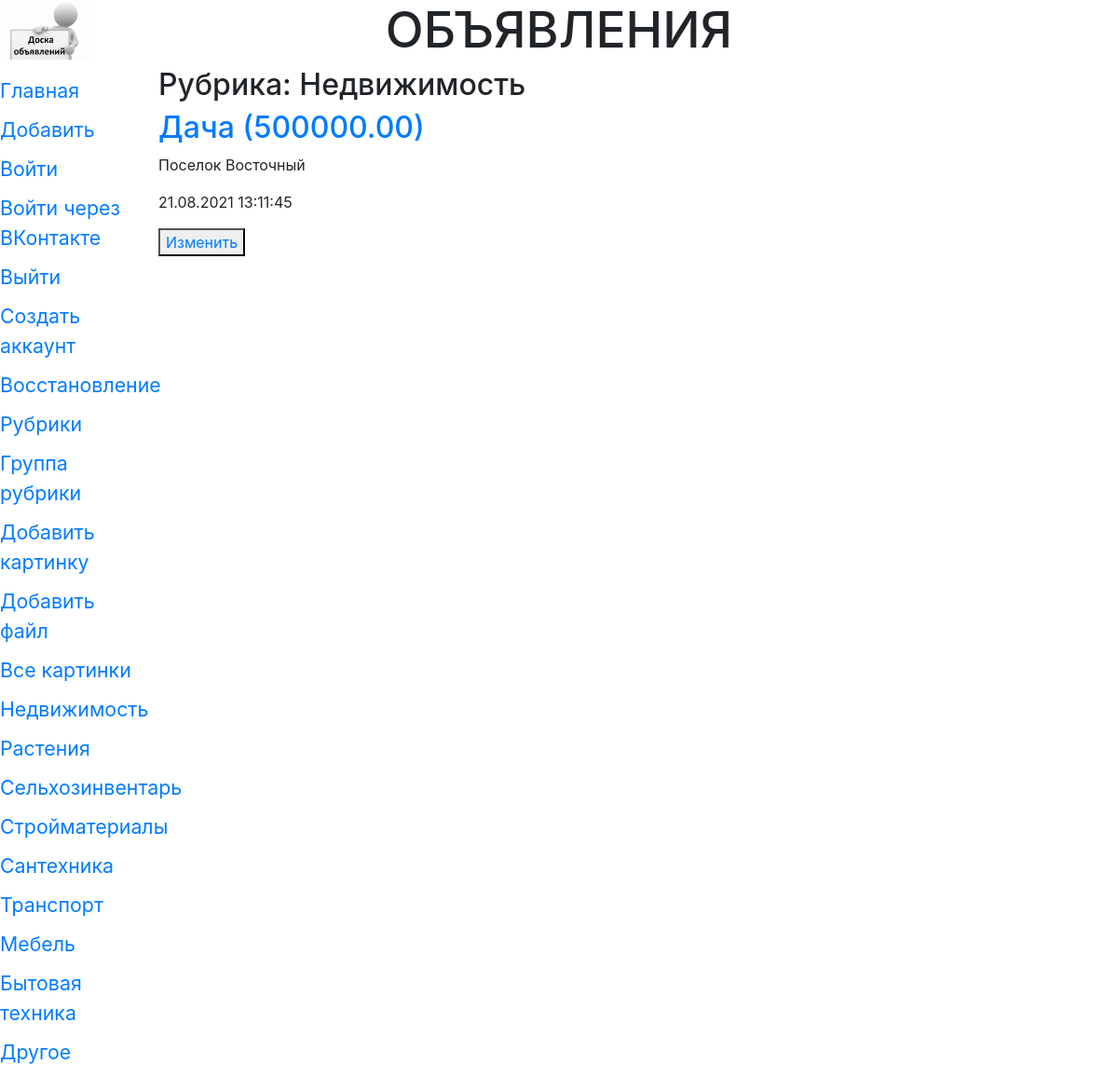
The app's page /bboard/1/, older data.
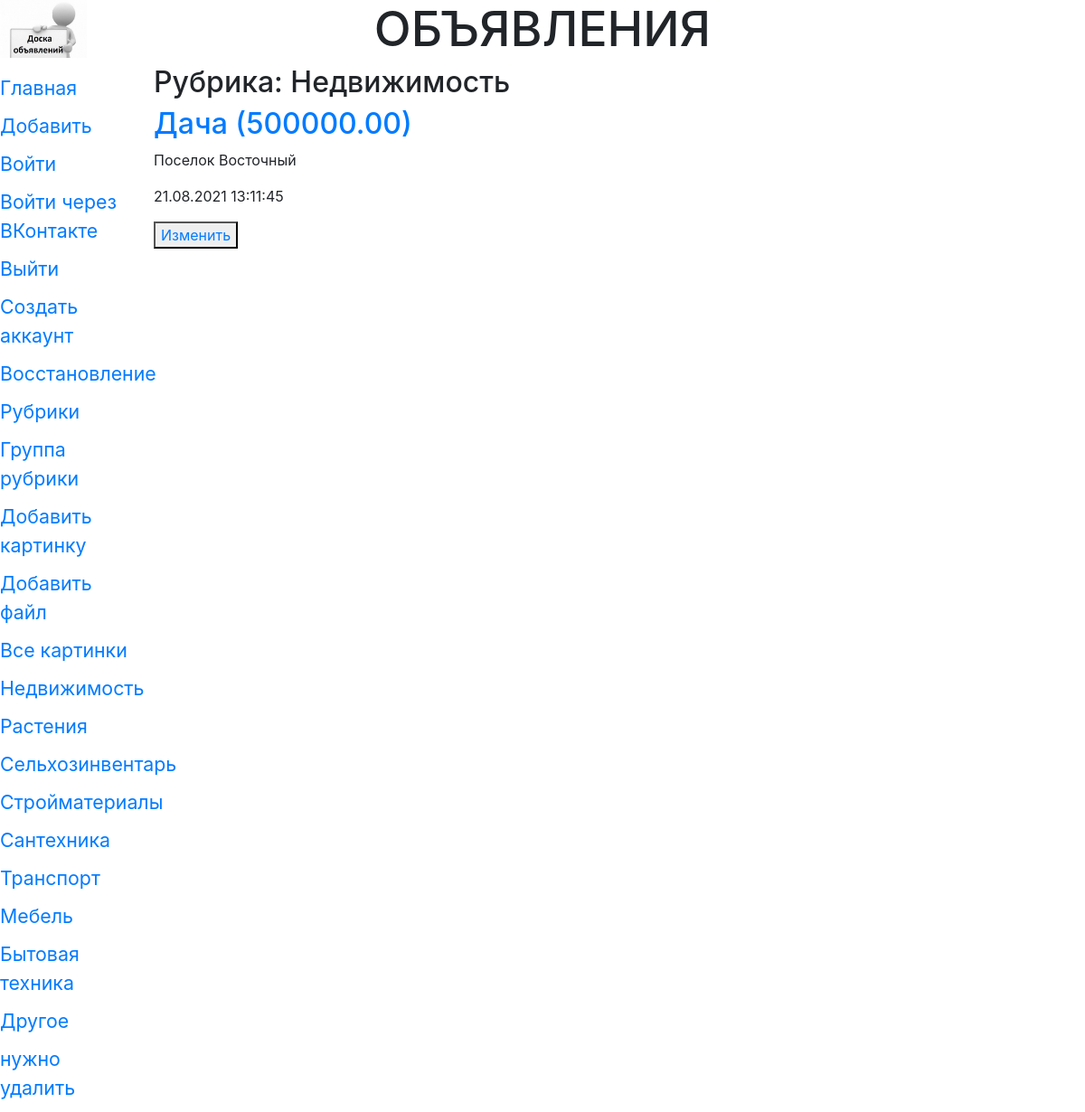
The same page, newer data.
### bboard/models.py (models this page shows, shortened)
class Rubric (models.Model):#клас рубрик
    name = models.CharField(max_length=20, db_index=True, verbose_name='Название')
    order = models.SmallIntegerField(default=0, db_index=True)
    class Meta:
        verbose_name_plural = 'Рубрики'
        verbose_name = 'Рубрика'
        ordering = ['order', 'name']

class Bb(models.Model):#описание полей базы данных (таблица)
    title = models.CharField(max_length=50, verbose_name='Товар',
            validators=[validators.RegexValidator(regex='^.{4,}$')],
            error_messages={'invalid': 'Неправильное название товара'})#добавим валидатор по регулярному выражению
    content = models.TextField(null=True, blank=True, verbose_name='Описание',)
    price = models.FloatField(null=True, blank=True, verbose_name='Цена',
            validators=[validate_even,])#добавили свой валидатор MinMaxValueValidator(1,999999)
    published = models.DateTimeField(auto_now_add=True,db_index=True, verbose_name='Опубликовано')
    rubric = models.ForeignKey('Rubric', null=True,
    on_delete=models.PROTECT, verbose_name='Рубрика')#еще одно поле рубрика, foreignKey поле Первичной модели, 1-ссылка на класс,2 поле не обяз,3 защита от удаления всех полей рубрики какойлибо
    class Meta:#параметры полей и моделей(представление в человеческом виде-ед и мн число и порядок)
        verbose_name_plural = 'Объявления'
        verbose_name = 'Объявление'
        ordering = ['-published','title']#порядок сортировки
        unique_together = (
            ('title', 'published'),
            ('title', 'price', 'rubric')
        )#теперь поля товара и даты должны быть уникальны
        get_latest_by = '-published'
    def title_and_price(self):# функция для функционального поля, выводит название и цену или название
        if self.price:
            return '%s (%.2f)' %(self.title, self.price)
        else:
            return self.title
    title_and_price.short_description = 'Название и цена'

### bboard/views.py (the view)
# urls.py: path('<int:rubric_id>/', by_rubric, name='by_rubric'),#рубрика через функцию
@cache_page(60 * 5)
def by_rubric(request, rubric_id):#котролер для разбиения по рубрикам
    bbs = Bb.objects.filter(rubric=rubric_id)#отбор всех экземпляров класса Бб по рубрике =id
    rubrics = Rubric.objects.all()#все рубрики
    current_rubric = Rubric.objects.get(pk=rubric_id)
    context ={'bbs': bbs, 'rubrics':rubrics,
    'current_rubric': current_rubric}#поля шаблона связаны с переменными
    return render(request, 'bboard/by_rubric.html', context)

### bboard/templates/bboard/by_rubric.html (shortened to what this page needs)
{% extends "layout/basic.html" %}
{% block content %}
<h2>Рубрика: {{ current_rubric.name }}</h2>
{% for bb in bbs %}
<div>
    <h2><a href="{% url 'detail' pk=bb.pk %}">{{ bb.title_and_price }}</a></h2>
    <p>{{ bb.content }}</p>
    <p>{{ bb.published|date:"d.m.Y H:i:s" }}</p>
    <button><a href="{% url 'edit' pk=bb.pk %}">Изменить</a></button>
</div>
{% endfor %}
{% endblock %}

### bboard/templates/layout/basic.html (shortened to what this page needs)
{% load static %}
{% load bootstrap4 %}
{% load cache %}
<!DOCTYPE html>
<html>
    <head>
        <link rel="stylesheet" type="text/css" href="{% static 'bboard/style.css' %}">
        {% bootstrap_css %}
    </head>
    <body>
        <header>
            <h1>Объявления</h1>
        </header>
        {% cache 300 navbar %}
        <nav>
            <a href="{% url 'index' %}">Главная</a>
            <a href="{% url 'add' %}">Добавить</a>
            <a href="{% url 'login' %}">Войти</a>
            <a href="{% url 'social:begin' 'vk-oauth2' %}">Войти через ВКонтакте</a>
            <a href="{% url 'logout' %}">Выйти</a>
            <a href="{% url 'add_user' %}">Создать аккаунт</a>
            <a href="{% url 'password_reset' %}">Восстановление</a>
            <a href="{% url 'rubrics' %}">Рубрики</a>
            <a href="{% url 'rubrics_formset' %}">Группа рубрики</a>
            <a href="{% url 'add_img' %}">Добавить картинку</a>
            <a href="{% url 'add_file' %}">Добавить файл</a>
            <a href="{% url 'all_img' %}">Все картинки</a>
            {% for rubric in rubrics %}
            <a href="{{ rubric.get_absolute_url }}">{{ rubric.name }}</a>
            {% endfor %}
        </nav>
        {% endcache %}
        <section>
        {% block content %}
        {% endblock %}
        </section>
    </body>
</html>

Row changes from the older to the newer data that the page shows:
added Rubric: name "нужно удалить"
